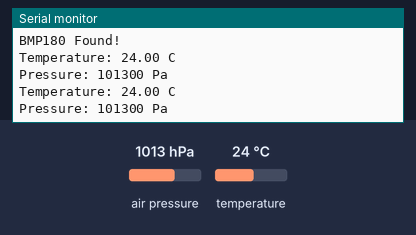
A sketch run on a simulated Arduino Uno, built with avr-gcc and run on an emulated ATmega328P. On the bench: the last lines printed to the serial monitor. Inputs (shaded band) come from the test bench; at power-on: air pressure 1013 hPa, temperature 24 °C.

Above: at 1.8 s.
1.9 s: air pressure set to 952 hPa
At 2.8 s:
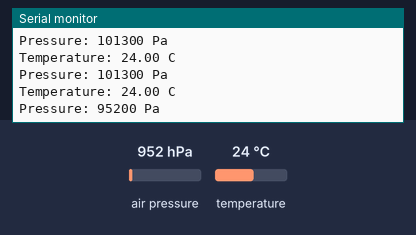
3.4 s: temperature set to 12 °C
At 4.7 s:
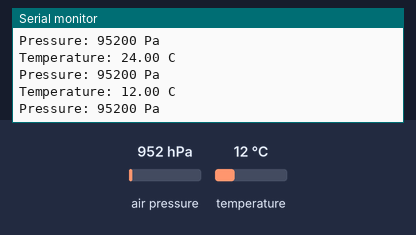
4.9 s: air pressure set to 975 hPa
At 5.9 s:
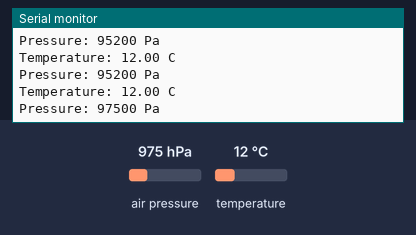
Timing chart, 0 to 7.9 s (numbered marks = the images above; inputs shaded):
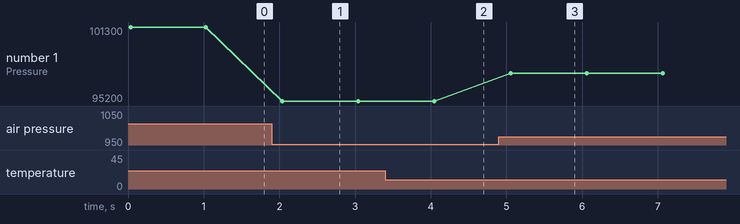

Measured:
- after the input at 1.9 s, the serial monitor: prints a new line after 0.14 s (image 1)
- after the input at 3.4 s, the serial monitor: prints a new line after 0.63 s (image 2)
- after the input at 4.9 s, the serial monitor: prints a new line after 0.15 s (image 3)
- plotted number 1: 101300 → 95200 after the input at 1.9 s, 95200 → 97500 after the input at 4.9 s

The sketch:

BMP180.ino
```cpp
#include <Wire.h>
#include <Adafruit_BMP085.h>

Adafruit_BMP085 bmp;

void setup() {
  Serial.begin(9600);

  if (!bmp.begin()) {
    Serial.println("BMP180 not found!");
    while (1);
  }

  Serial.println("BMP180 Found!");
}

void loop() {
  Serial.print("Temperature: ");
  Serial.print(bmp.readTemperature());
  Serial.println(" C");

  Serial.print("Pressure: ");
  Serial.print(bmp.readPressure());
  Serial.println(" Pa");

  Serial.println();

  delay(1000);
}
```
